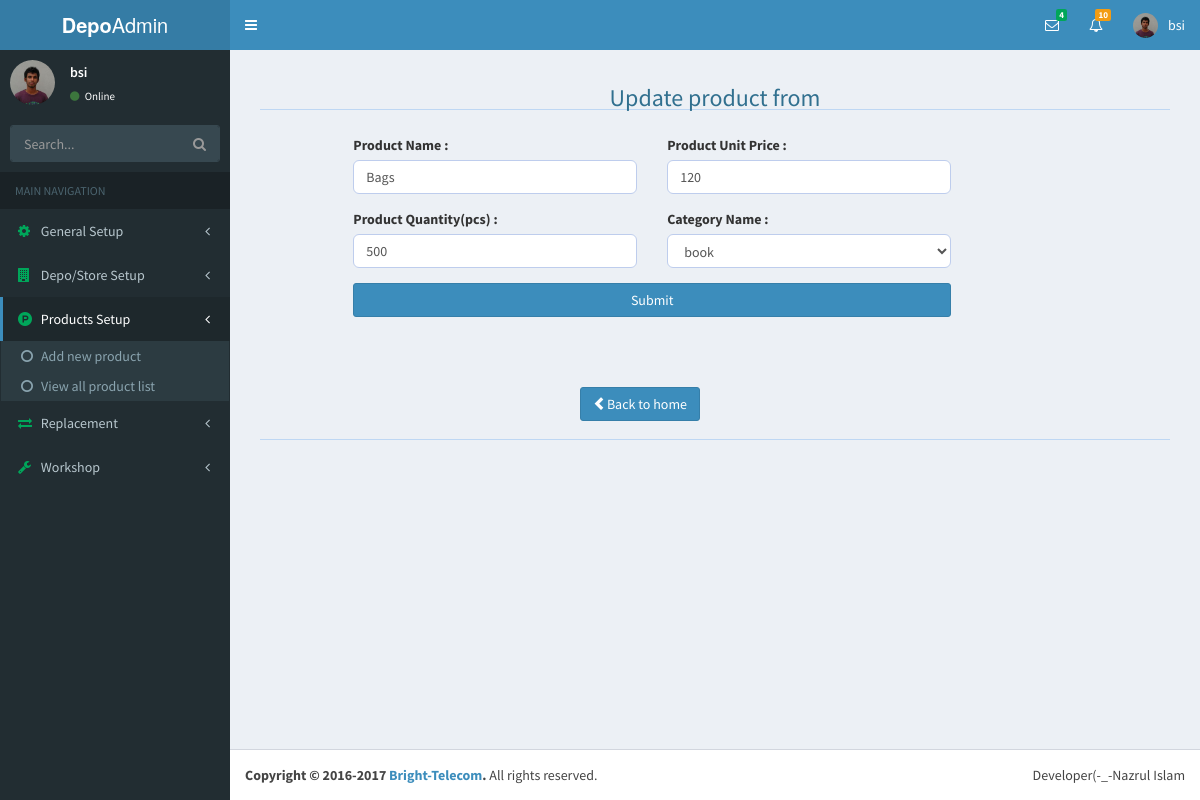
Page /index.php?page=productEdit&folder=products&proEditId=19 (signed in) on the earlier database version.
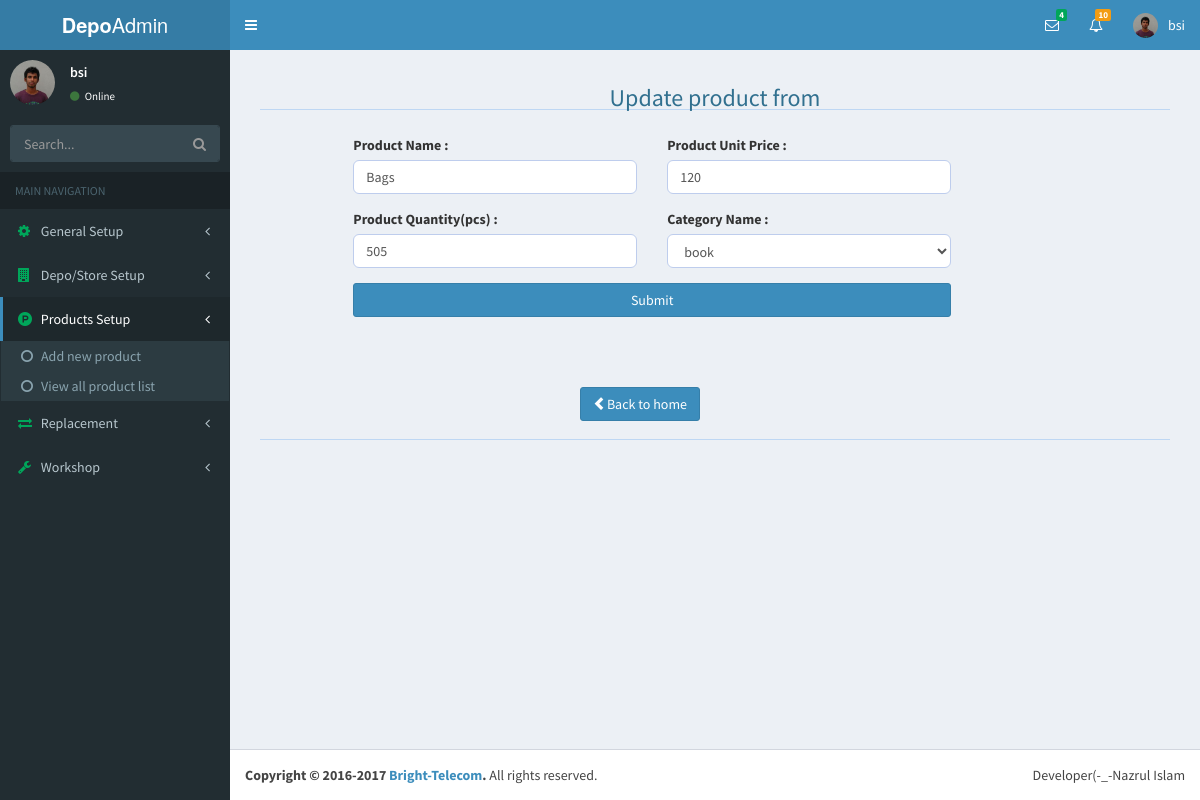
Same page on the later database version.
### tables this page shows
CREATE TABLE `products` (
  `id` int(11) NOT NULL,
  `user_id` int(11) NOT NULL,
  `cat_id` int(11) NOT NULL,
  `pro_name` varchar(30) NOT NULL,
  `pro_price` int(6) NOT NULL,
  `quantity` int(6) NOT NULL,
  `total_price` int(11) NOT NULL,
  `uploader` varchar(30) NOT NULL,
  `entry_date` date NOT NULL
);

CREATE TABLE `category` (
  `id` int(11) NOT NULL,
  `catName` varchar(40) NOT NULL
);

### products/productEdit.php (the view, shortened to what this page needs)
<?php
	require('database.php');
	$proEditId=$_GET['proEditId'];
	$proEditSelect=$db->prepare("SELECT products.*,category.catName FROM products LEFT JOIN category ON products.cat_id=category.id WHERE products.id=?");
	$proEditSelect->bindParam(1,$proEditId);
	$proEditSelect->execute();
	$proEditRow=$proEditSelect->fetch(PDO::FETCH_ASSOC);
?>
<div class="container-fluid">
	<div class="row">
		<div class="col-sm-12" style="margin-bottom:20px;">
			<h3 class="text-center text-info">Update product from</h3>
			<hr>
		</div>
	</div>
	<div class="row">
		<form action="action/productEditAction.php" method="post">
			<div class="col-sm-10 col-sm-offset-1">
				<div class="col-sm-5">
					<div class="form-group">
						<label for="proName">Product Name :</label>
						<input type="text" id="proName" name="proName" placeholder="Enter your product name" class="form-control" value="<?php echo $proEditRow['pro_name'];?>">
					</div>
				</div>
				<div class="col-sm-5">
					<div class="form-group">
						<label for="proPrice">Product Unit Price :</label>
						<input type="number" id="proPrice" name="proPrice" placeholder="Enter your product price" class="form-control" value="<?php echo $proEditRow['pro_price'];?>">
					</div>
				</div>
				<div class="col-sm-5">
					<div class="form-group">
						<label for="proQuantity">Product Quantity(pcs) :</label>
						<input type="number" id="proQuantity" name="proQuantity" placeholder="Enter your product quantity" class="form-control" value="<?php echo $proEditRow['quantity'];?>">
					</div>
				</div>
				<div class="col-sm-5">
					<div class="form-group">
						<label for="proName">Category Name :</label>
						<select name="catName" class="form-control">
							<option value="<?php echo $proEditRow['cat_id'];?>"><?php echo $proEditRow['catName'];?></option>
						</select>
					</div>
				</div>
				<div class="col-sm-10">
					<button class="btn btn-primary btn-block">Submit</button><br>
				</div>
			</div>
		</form>
	</div>
	<div class="row">
		<div class="col-sm-5 col-sm-offset-1" style="margin-top:50px;">
			<a href="index.php?page=productViewList&folder=products" class="btn btn-primary pull-right">
				<i class="glyphicon glyphicon-chevron-left"></i>Back to home
			</a>
		</div>
	</div>
	<div class="row">
		<div class="col-sm-12" style="margin-top:30px;">
			<hr>
		</div>
	</div>
</div>

Differences in the rows shown:
changed products "Bags": proQuantity "500" → "505"
